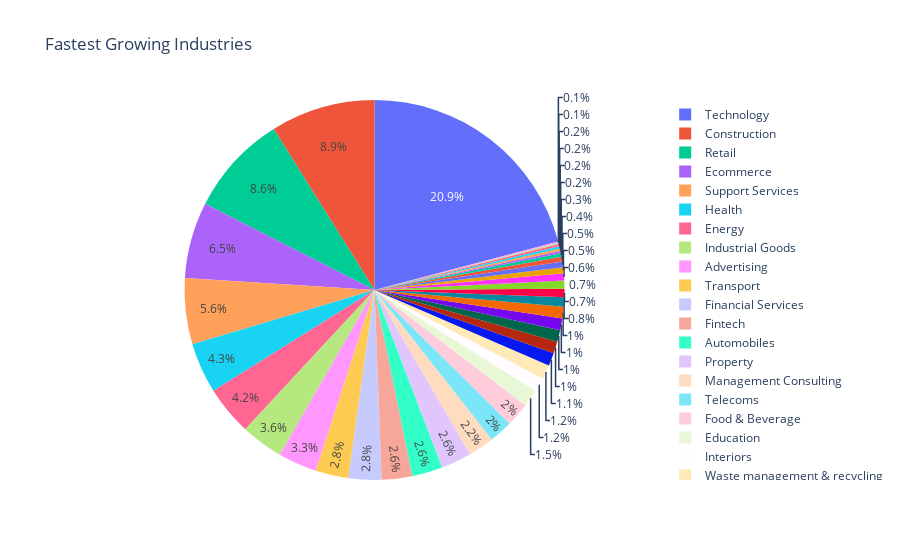

Notebook code cell kept with this figure:
### Code cell
Sector = df['Sector'].value_counts()
print('Fastest Growing Industries Counts')
print(Sector)

fig = px.pie(df, values=Sector.values, names=Sector.index, title='Fastest Growing Industries')
fig.show()

### Figure 1 — Plotly figure (JSON) as saved in the notebook; plotly's stock layout.template omitted (floating-point values rounded to 4 significant figures)
{"data": [{"domain": {"x": [0, 1], "y": [0, 1]}, "hovertemplate": "label=%{label}<br>value=%{value}<extra></extra>", "labels": ["Technology", "Construction", "Retail", "Ecommerce", "Support Services", "Health", "Energy", "Industrial Goods", "Advertising", "Transport", "Financial Services", "Fintech", "Automobiles", "Property", "Management Consulting", "Telecoms", "Food & Beverage", "Education", "Interiors", "Waste management & recycling", "Media", "Sales & Marketing", "Personal & Household Goods", "Cyber Security", "Fashion", "Chemicals & Pharmaceuticals", "Travel & Leisure", "Agricultural Commodities", "Aerospace & Defence", "Pharmaceuticals", "Beauty", "Games industry", "Insurance", "Restaurants", "Architecture", "Law", "Precious metals", "Batteries", "Sales and Marketing"], "legendgroup": "", "name": "", "showlegend": true, "type": "pie", "values": [209, 89, 86, 65, 56, 43, 42, 36, 33, 28, 28, 26, 26, 26, 22, 20, 20, 15, 12, 12, 11, 10, 10, 10, 10, 8, 7, 7, 6, 5, 5, 4, 3, 2, 2, 2, 2, 1, 1]}], "layout": {"legend": {"tracegroupgap": 0}, "title": {"text": "Fastest Growing Industries"}}}
